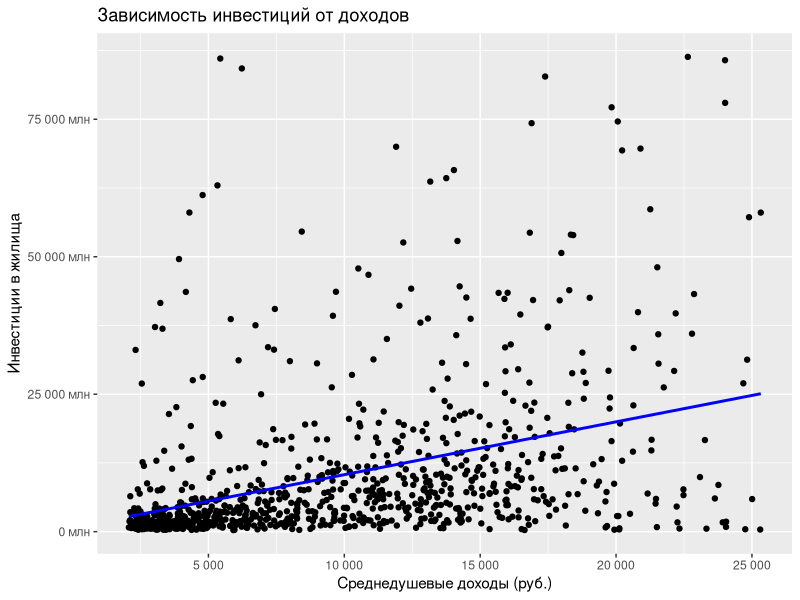
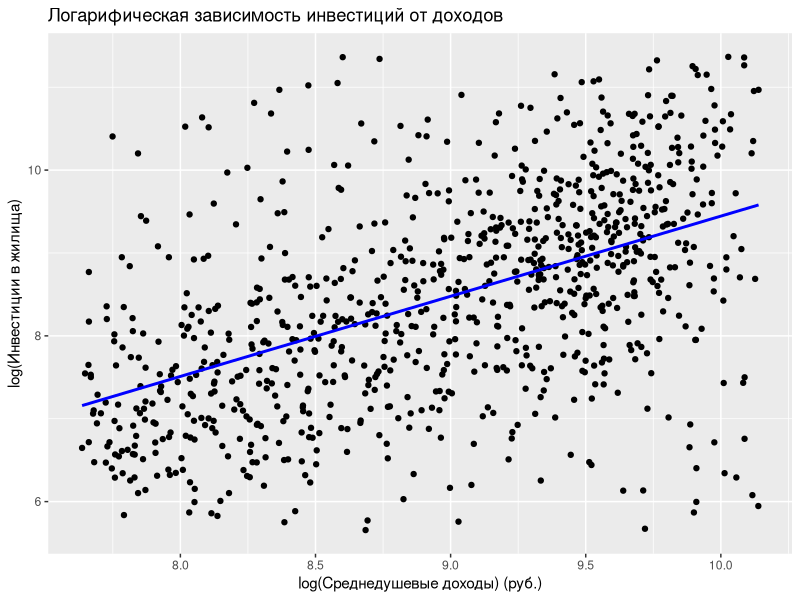
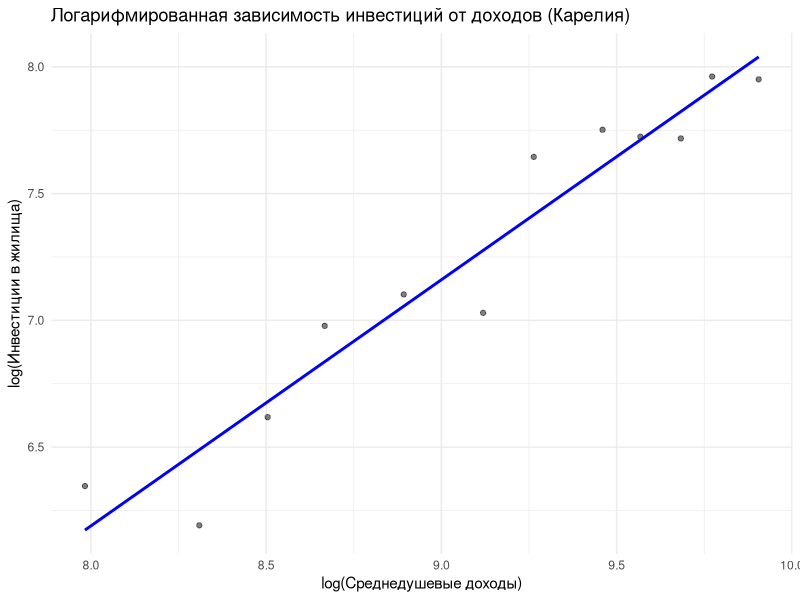
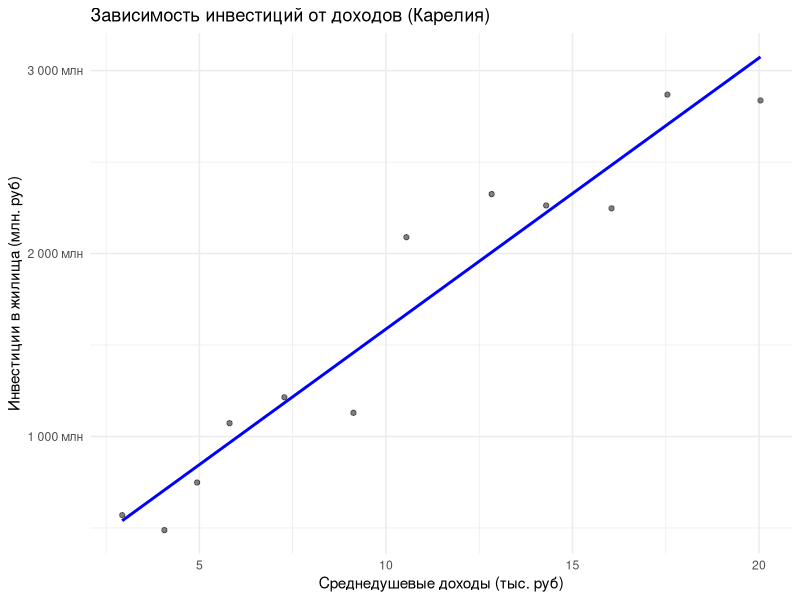

Recreate these plots in R, in order.
library(dplyr)
library(ggplot2)
library(readxl)
# читаю данные
setwd("/home/user/builds/Github/econometrica/Induvidual1")
data <- read_excel("data.xlsx")

# обработка данных
data$income <- as.numeric(gsub(",", ".", data$income))
data$outcome <- as.numeric(gsub(",", ".", data$outcome))

# удаляю строки с нулями (отсутствие данных)
data_clean <- data %>% filter(income != 0 & outcome != 0)

# убираю выбросы по квантилям
lower_income <- quantile(data_clean$income, 0.1)
upper_income <- quantile(data_clean$income, 0.95)
lower_outcome <- quantile(data_clean$outcome, 0.1)
upper_outcome <- quantile(data_clean$outcome, 0.95)

data_filtered <- data_clean %>%
  filter(income >= lower_income & income <= upper_income &
         outcome >= lower_outcome & outcome <= upper_outcome)
# визуализация данных (общая)
ggplot(data_filtered, aes(x = income, y = outcome)) +
  geom_point() +
  geom_smooth(method = "lm", se = FALSE, color = "blue") +
  scale_y_continuous(labels = scales::comma_format(big.mark = " ", suffix = " млн")) +
  scale_x_continuous(labels = scales::comma_format(big.mark = " ")) +
  labs(title = "Зависимость инвестиций от доходов",
       x = "Среднедушевые доходы (руб.)",
       y = "Инвестиции в жилища")

# коэффициент корреляции
correlation <- cor(data_filtered$income, data_filtered$outcome, use = "complete.obs")
correlation

# пусть уровень значимости 0.05 (то есть вероятность, что связь случайна, практически нулевая.)
# проверка значимости
cor_test <- cor.test(data_filtered$income, data_filtered$outcome)
cor_test

# Вывод: r = 0.394, p-value < 0.05, зависимость положительная и значимая
# Связь слабая, но статистически значимая

# Линейная модель для всех регионов
model_all <- lm(outcome ~ income, data = data_filtered)
summary(model_all)

#если доход увеличивается на 1 рубль, то инвестиции в жильё в среднем увеличиваются на 0,96 рубля.
#R^2 = 0.155, значит модель объясняет только 15% разброса инвестиций.
# Это не очень много. Значит, большая часть инвестиций зависит от других факторов, не учтённых в твоей модели.
# прогнозы
data_filtered$pred_all <- predict(model_all, newdata = data_filtered)

# MAPE для общей модели
mape_all <- mean(abs(data_filtered$outcome - data_filtered$pred_all) / data_filtered$outcome) * 100
mape_all
# # MAPE = 265%, значит линейная модель без логарифмов слишком грубая для прогноза
# добавляем логарифмы
data_filtered <- data_filtered %>%
  mutate(log_income = log(income),
         log_outcome = log(outcome))

# общая модель с логарифмами
model_log_all <- lm(log_outcome ~ log_income, data = data_filtered)
summary(model_log_all)

# прогноз и MAPE
data_filtered$pred_log_all <- exp(predict(model_log_all, newdata = data_filtered))
mape_log_all <- mean(abs(data_filtered$outcome - data_filtered$pred_log_all) / data_filtered$outcome) * 100
mape_log_all

# визуализация логарифмических данных (общая)
ggplot(data_filtered, aes(x = log(income), y = log(outcome))) +
  geom_point() +
  geom_smooth(method = "lm", se = FALSE, color = "blue") +
  labs(title = "Логарифическая зависимость инвестиций от доходов",
       x = "log(Среднедушевые доходы) (руб.)",
       y = "log(Инвестиции в жилища)")
# MAPE = 138% лучше, но все еще очень высоко для общей модели
# модель для Карелии
karelia <- data_filtered %>% filter(region == "Республика Карелия")
model_log_karelia <- lm(log_outcome ~ log_income, data = karelia)
karelia$pred_log <- exp(predict(model_log_karelia, newdata = karelia))
mape_log_karelia <- mean(abs(karelia$outcome - karelia$pred_log) / karelia$outcome) * 100
mape_log_karelia

# визуализация для Республики Карелия (логарифм)
ggplot(karelia, aes(x = log_income, y = log_outcome)) +
  geom_point(alpha = 0.5) +
  geom_smooth(method = "lm", se = FALSE, color = "blue") +
  labs(title = "Логарифмированная зависимость инвестиций от доходов (Карелия)",
       x = "log(Среднедушевые доходы)",
       y = "log(Инвестиции в жилища)") +
  theme_minimal()

# визуализация для Республики Карелия (исходные)
ggplot(karelia,  aes(x = income/1000, y = outcome)) +
  geom_point(alpha = 0.5) +
  geom_smooth(method = "lm", se = FALSE, color = "blue") +
  scale_y_continuous(labels = scales::comma_format(big.mark = " ", suffix = " млн")) +
  scale_x_continuous(labels = scales::comma_format(big.mark = " ")) +
  labs(title = "Зависимость инвестиций от доходов (Карелия)",
       x = "Среднедушевые доходы (тыс. руб)",
       y = "Инвестиции в жилища (млн. руб)") +
  theme_minimal()
